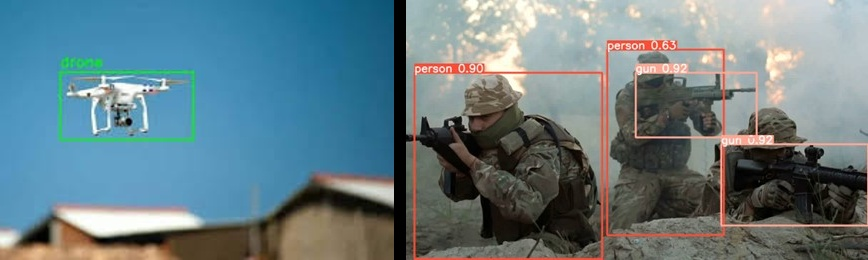
#> input picture assets/astrix_bg.jpg, 868 x 260 px
$ python make_icon.py
#> lines starting #> are read from the running program, lines starting #| are printed output that depends on the picture
# C:\Users\adity\Downloads\drone-detection-starter\assets\make_icon.py
from PIL import Image
src = "astrix_bg.jpg" if __import__("pathlib").Path("astrix_bg.jpg").is_file() else "romeo_bg.jpg"
ico = "astrix_eye.ico"
img = Image.open(src).convert("RGBA")
# square crop center and resize to 256x256 (Windows likes 256px in ICO)
s = min(img.size)
#> s = 260
x0 = (img.width - s)//2
#> x0 = 304
y0 = (img.height - s)//2
#> y0 = 0
img = img.crop((x0, y0, x0+s, y0+s)).resize((256, 256), Image.LANCZOS)
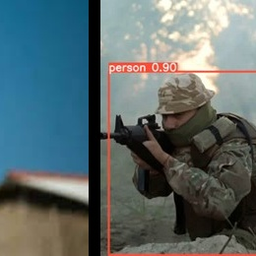
#> img: PIL image 256x256 RGBA; mean R, G, B, A 92.5, 106.4, 107.4, 255
img.save(ico, format="ICO", sizes=[(256,256)])
print("Wrote", ico)
